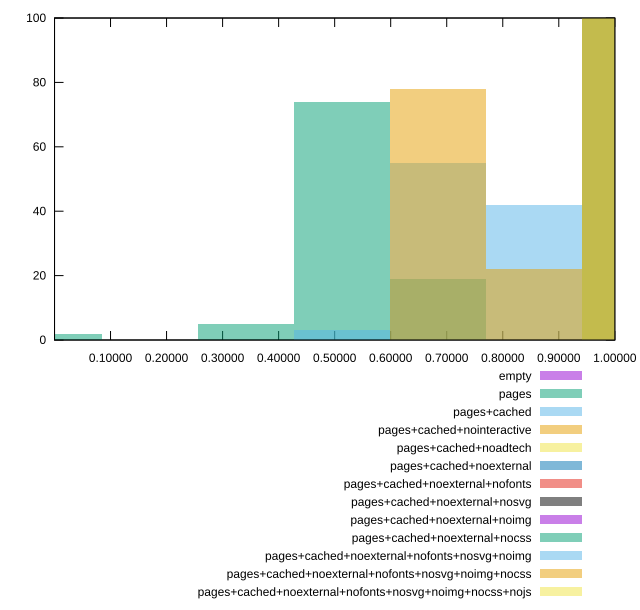

Write gnuplot code to recreate this figure.
reset

$empty <<EOF
1.0275895001897994 100
EOF

$pages <<EOF
0 2
0.6850596667931996 19
0.5137947500948997 74
0.3425298333965998 5
EOF

$pagesCached <<EOF
0.5137947500948997 3
0.6850596667931996 55
0.8563245834914995 42
EOF

$pagesCachedNointeractive <<EOF
0.6850596667931996 78
0.8563245834914995 22
EOF

$pagesCachedNoadtech <<EOF
1.0275895001897994 100
EOF

$pagesCachedNoexternal <<EOF
1.0275895001897994 100
EOF

$pagesCachedNoexternalNofonts <<EOF
1.0275895001897994 100
EOF

$pagesCachedNoexternalNosvg <<EOF
1.0275895001897994 100
EOF

$pagesCachedNoexternalNoimg <<EOF
1.0275895001897994 100
EOF

$pagesCachedNoexternalNocss <<EOF
1.0275895001897994 100
EOF

$pagesCachedNoexternalNofontsNosvgNoimg <<EOF
1.0275895001897994 100
EOF

$pagesCachedNoexternalNofontsNosvgNoimgNocss <<EOF
1.0275895001897994 100
EOF

$pagesCachedNoexternalNofontsNosvgNoimgNocssNojs <<EOF
1.0275895001897994 100
EOF

set key outside below
set boxwidth 0.1712649166982999
set xrange [0.00005371378454288589:0.9999999442069185]
set yrange [0:100]
set trange [0:100]
set style fill transparent solid 0.5 noborder
set terminal svg size 640, 610 enhanced background rgb 'white'
set output "reprap/speed-index/comparison/histogram/all_score.svg"

plot $empty title "empty" with boxes, \
     $pages title "pages" with boxes, \
     $pagesCached title "pages+cached" with boxes, \
     $pagesCachedNointeractive title "pages+cached+nointeractive" with boxes, \
     $pagesCachedNoadtech title "pages+cached+noadtech" with boxes, \
     $pagesCachedNoexternal title "pages+cached+noexternal" with boxes, \
     $pagesCachedNoexternalNofonts title "pages+cached+noexternal+nofonts" with boxes, \
     $pagesCachedNoexternalNosvg title "pages+cached+noexternal+nosvg" with boxes, \
     $pagesCachedNoexternalNoimg title "pages+cached+noexternal+noimg" with boxes, \
     $pagesCachedNoexternalNocss title "pages+cached+noexternal+nocss" with boxes, \
     $pagesCachedNoexternalNofontsNosvgNoimg title "pages+cached+noexternal+nofonts+nosvg+noimg" with boxes, \
     $pagesCachedNoexternalNofontsNosvgNoimgNocss title "pages+cached+noexternal+nofonts+nosvg+noimg+nocss" with boxes, \
     $pagesCachedNoexternalNofontsNosvgNoimgNocssNojs title "pages+cached+noexternal+nofonts+nosvg+noimg+nocss+nojs" with boxes

reset
